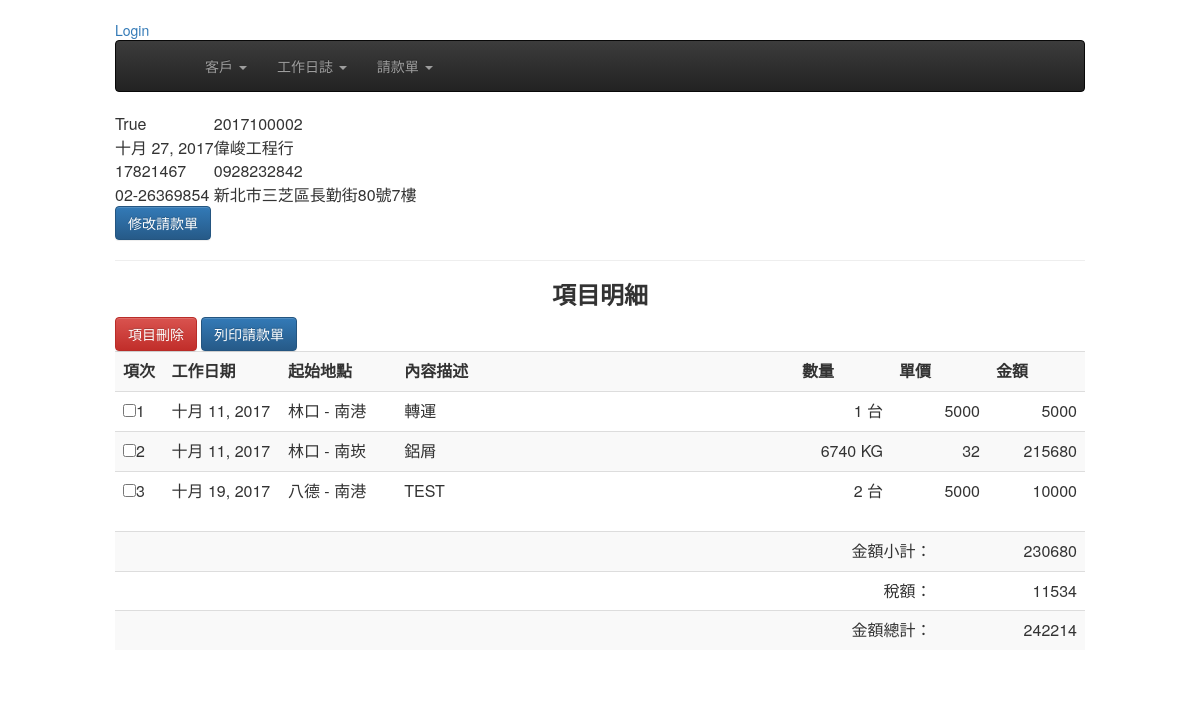
/bills/28/, run on an earlier commit of the app's database.
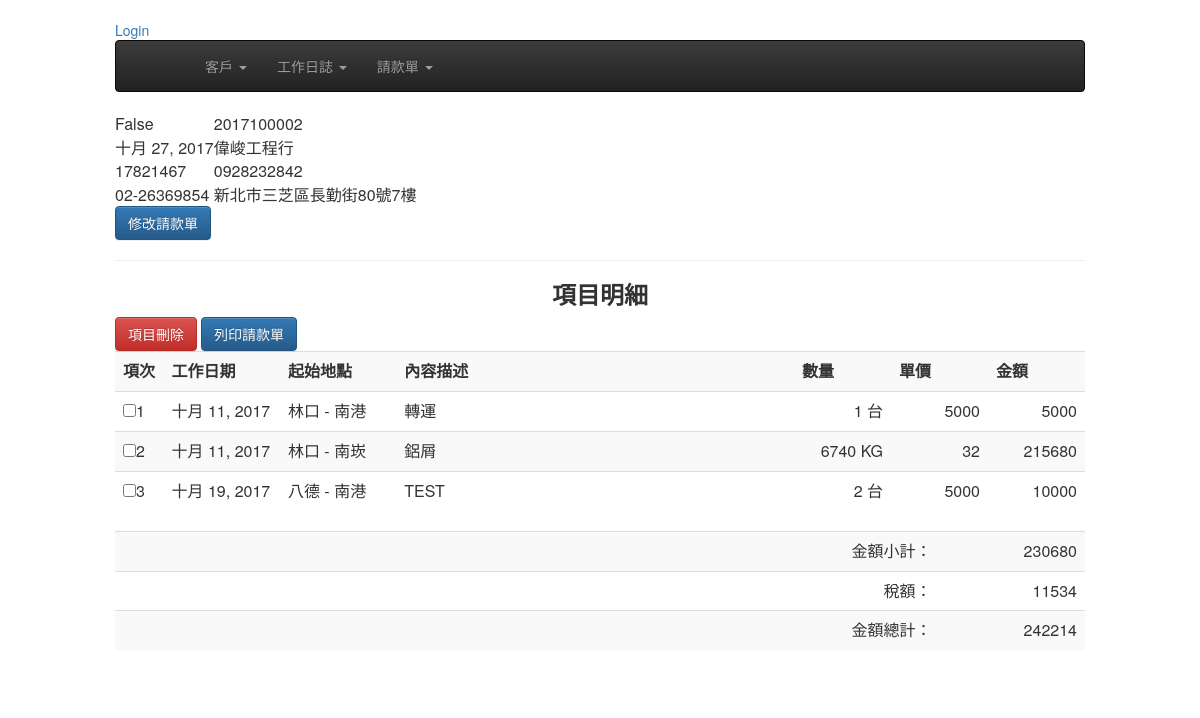
And on a later commit of the database.
### bills/models.py (models this page shows, shortened)
class Bill(models.Model):
    customer = models.ForeignKey(Customer, on_delete=models.CASCADE)
    bill_number = models.CharField(max_length=12, null=True, blank=True, unique=True)
    ord_date = models.DateField(default=timezone.now) #請款日期
    created = models.DateTimeField(auto_now_add=True)
    updated = models.DateTimeField(auto_now=True)
    objects = BillNumberManager()
    is_valid = models.BooleanField(default=False, verbose_name='單據作廢')
    class Meta:
        ordering = ('-created',)
    def get_total_amount(self):
        total =  sum( int(obj.item.get_amount()) for obj in self.billitem_set.all())
        return total
    def get_tax_amount(self):
        return int(float(self.get_total_amount()) * 0.05)
    def get_grand_amount(self):
        return sum( (self.get_total_amount(), self.get_tax_amount()))
    def get_absolute_url(self):
        return reverse('bills:bill_detail', kwargs={"pk": self.id} )

class BillItem(models.Model):
    bill = models.ForeignKey(Bill)
    item = models.ForeignKey(Dailylog,  on_delete=models.CASCADE,related_name='bill_items')
    class Meta:
        ordering = ( 'item', )

### customers/models.py (models this page shows, shortened)
class Customer(models.Model):
    title = models.CharField(max_length=36, null=False, blank=False, verbose_name='客戶名稱')
    unikey = models.CharField(  max_length=12,null=True, blank=True, unique=True, verbose_name='統一編號' )
    address = models.CharField( max_length=100, null=True, blank=True, verbose_name='地址')
    phone = models.CharField(max_length=20, null=True, blank=True, verbose_name='電話')
    faxno = models.CharField(max_length=20, null=True, blank=True, verbose_name='傳真')
    invalid = models.BooleanField(default=False, verbose_name='停用')
    create_at = models.DateTimeField(auto_now_add=True, auto_now =False)
    modify = models.DateTimeField(auto_now_add=False, auto_now =True)
    def __str__(self):
        return self.title

### dailywork/models.py (models this page shows, shortened)
class Dailylog(models.Model):
	work_date = models.DateField( default=timezone.now )
	customer = models.ForeignKey(Customer)
	start_at = models.CharField(  max_length=20, null=False, blank=False )
	end_with = models.CharField(  max_length=20, null=False, blank=False )
	opreateDesc = models.CharField(max_length=30, blank=False, null=False)
	quantity = models.DecimalField( max_digits=10, decimal_places=0)
	uom = models.ForeignKey(Uom)
	uniprice = models.DecimalField( max_digits=10, decimal_places=0)
	notes = models.TextField(blank=True, null=True)
	payrequest = models.BooleanField(default=False, verbose_name='已請款')    # 是否已請款
	is_freecharge = models.BooleanField(default=False, verbose_name='免費項目')    # 是否爲免費項目, 如果為免費項目則在未請款清單是不會顯示的
	bill_number = models.CharField(  max_length=20, null=True, blank=True )
	invalid = models.BooleanField(default=False, verbose_name='項目作廢')
	create_at = models.DateTimeField( auto_now_add=True, auto_now=False)
	modify = models.DateTimeField( auto_now_add=False, auto_now=True)
	objects = DailylogManager()
	def get_amount(self):
		return self.quantity * self.uniprice

### bills/views.py (the view)
# urls.py: url(r'^(?P<pk>\d+)/$', BillDetail.as_view( template_name ='bills/bill_detail.html'), name="bill_detail"  ),
class BillDetail(DetailView):
    model = Bill

### dailywork/models.py (called while the page is built)
	def __str__(self):
		return self.descriotion

### templates/bills/bill_detail.html (shortened to what this page needs)
{% extends "base.html" %}
{% load humanize %}
{% block content %}
<table>
  <tr>
    <td>{{ bill.is_valid }}</td>
    <td>{{ bill.bill_number }}</td>
  </tr>
  <tr>
    <td>{{ bill.ord_date }}</td>
    <td>{{ bill.customer }}</td>
  </tr>
  <tr>
    <td>{{ bill.customer.unikey }}</td>
    <td>{{ bill.customer.phone }}</td>
  </tr>
  <tr>
    <td>{{ bill.customer.faxno }}</td>
    <td>{{ bill.customer.address }} </td>
  </tr>
</table>
<a href="{{ bill.get_absolute_url }}edit" class="btn btn-primary" >修改請款單</a>
<hr><h3 align='center'><strong>項目明細</strong></h3>
<form id="delform" action="" method="POST" onsubmit="return deleteOnSubmit({{ bill.id }})" >{% csrf_token %}
  <div class="form-inline" >
  <button type="submit"  class="btn btn-danger form-control" >項目刪除</button>
  <a href="{{ bill.get_absolute_url }}gen_pdfv2" class="btn btn-primary form-control" target="_blank">列印請款單</a>
  </div>
  <div>
  <table class="table table-striped" >
    <tr>
      <th width="5%">項次</th>
      <th width="12%">工作日期</th>
      <th width="12%">起始地點</th>
      <th >內容描述</th>
      <th width="10%"  align="right">數量</th>
      <th width="10%"  align="right">單價</th>
      <th width="10%"  align="right">金額</th>
    </tr>
   {% for items in bill.billitem_set.all %}
    <tr>
      <td><input type="checkbox" name="dailylogs" id='dailylog_{{ items.item.id }}' value="{{ items.item.id }}" />{{ forloop.counter }}</td>
      <td>{{ items.item.work_date }}</td>
      <td>{{ items.item.start_at }} - {{ items.item.end_with }}</td>
      <td>{{ items.item.opreateDesc }} </td>
      <td  align="right">{{ items.item.quantity|intcomma  }} {{ items.item.uom}}</td>
      <td  align="right">{{ items.item.uniprice|intcomma  }} </td>
      <td  align="right">{{ items.item.get_amount|intcomma }} </td>
    </tr>
  {% endfor %}
  </table>
</form>
  <div>
    <table class="table table-striped" >
      <tr  align="right">
        <td>金額小計：</td><td width="15%" >{{ bill.get_total_amount|intcomma}}</td>
        </tr>  <tr  align="right">
        <td>稅額：</td><td width="15" >{{ bill.get_tax_amount|intcomma  }}</td>
      </tr>  <tr align="right">
        <td>金額總計：</td><td width="15%" >{{ bill.get_grand_amount|intcomma}}</td>
      </tr>
{% endblock content %}

What changed in the data, as far as the page shows it:
changed Bill "偉峻工程行": is_valid "True" → "False"
